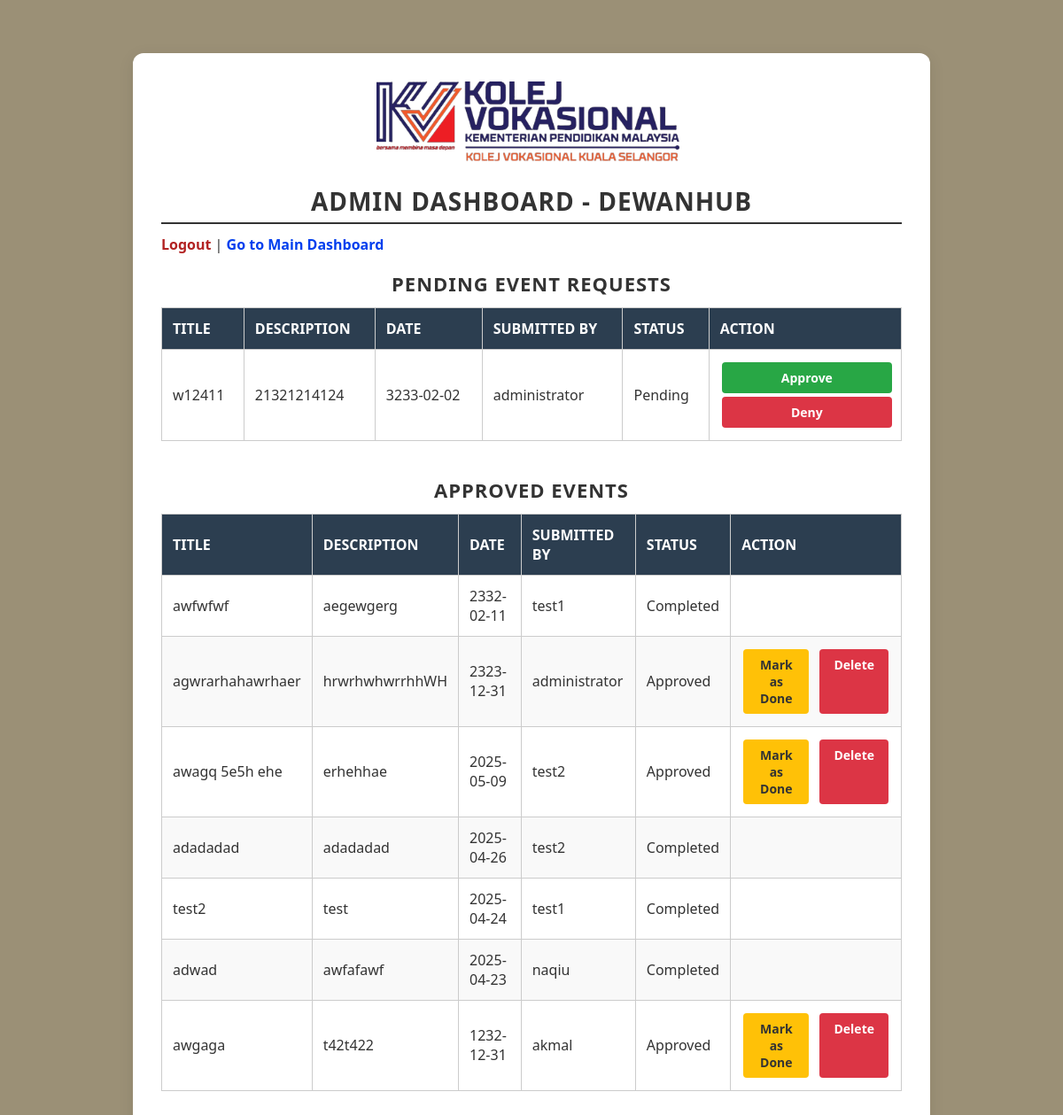
/admin_dashboard.php (signed in), run on the app's committed database.
### tables this page shows
CREATE TABLE `events` (
  `id` int(11) NOT NULL,
  `user_id` int(11) NOT NULL,
  `title` varchar(100) NOT NULL,
  `description` text,
  `event_date` date NOT NULL,
  `status` enum('pending','approved','completed','denied') DEFAULT 'pending',
  `deleted_at` datetime DEFAULT NULL,
  `created_at` timestamp NOT NULL DEFAULT CURRENT_TIMESTAMP
);

CREATE TABLE `users` (
  `id` int(11) NOT NULL,
  `username` varchar(50) NOT NULL,
  `password` varchar(255) NOT NULL,
  `role` varchar(10) NOT NULL DEFAULT 'user',
  `created_at` timestamp NOT NULL DEFAULT CURRENT_TIMESTAMP
);

### admin_dashboard.php (the view, shortened to what this page needs)
<?php
include('config.php');
?>
<!DOCTYPE html>
<html lang="en">
<head>
  <link rel="stylesheet" href="style.css">
  <link rel="stylesheet" href="style_mobile.css" media="only screen and (max-width: 600px)">
  <link rel="stylesheet" href="style_admin.css">
</head>
<body>
<div class="container fade-in">
  <div class="header">
    <img src="banner.png" alt="College Logo" class="logo">
  </div>
  <h2>Admin Dashboard - DewanHub</h2>
  <p>
    <a href="logout.php" class="logout-link">Logout</a> |
    <a href="index.php">Go to Main Dashboard</a>
  </p>
  <h3>Pending Event Requests</h3>
  <table>
    <thead>
      <tr>
        <th>Title</th>
        <th>Description</th>
        <th>Date</th>
        <th>Submitted By</th>
        <th>Status</th>
        <th>Action</th>
      </tr>
    </thead>
    <tbody>
      <?php
      $sqlPending = "SELECT events.*, users.username
                     FROM events
                     JOIN users ON events.user_id = users.id
                     WHERE events.status = 'pending' AND events.deleted_at IS NULL
                     ORDER BY events.event_date DESC";
      $resultPending = mysqli_query($conn, $sqlPending);
      if ($resultPending && mysqli_num_rows($resultPending) > 0) {
          while ($row = mysqli_fetch_assoc($resultPending)) {
              echo "<tr>
                      <td>" . htmlspecialchars($row['title']) . "</td>
                      <td>" . htmlspecialchars($row['description']) . "</td>
                      <td>" . htmlspecialchars($row['event_date']) . "</td>
                      <td>" . htmlspecialchars($row['username']) . "</td>
                      <td>" . htmlspecialchars(ucfirst($row['status'])) . "</td>
                      <td>
                        <a class='btn btn-success' href='approve_event.php?id={$row['id']}'>Approve</a>
                        <a class='btn btn-danger' href='deny_event.php?id={$row['id']}'>Deny</a>
                      </td>
                    </tr>";
          }
      } else {
          echo "<tr><td colspan='6'>No pending events found.</td></tr>";
      }
      ?>
    </tbody>
  </table>
  <h3>Approved Events</h3>
  <table>
    <thead>
      <tr>
        <th>Title</th>
        <th>Description</th>
        <th>Date</th>
        <th>Submitted By</th>
        <th>Status</th>
        <th>Action</th>
      </tr>
    </thead>
    <tbody>
      <?php
      $sqlApproved = "SELECT events.*, users.username
                      FROM events
                      JOIN users ON events.user_id = users.id
                      WHERE events.status IN ('approved', 'completed')
                      AND events.deleted_at IS NULL
                      ORDER BY events.event_date DESC";
      $resultApproved = mysqli_query($conn, $sqlApproved);
      if ($resultApproved && mysqli_num_rows($resultApproved) > 0) {
          while ($row = mysqli_fetch_assoc($resultApproved)) {
              echo "<tr>
                      <td>" . htmlspecialchars($row['title']) . "</td>
                      <td>" . htmlspecialchars($row['description']) . "</td>
                      <td>" . htmlspecialchars($row['event_date']) . "</td>
                      <td>" . htmlspecialchars($row['username']) . "</td>
                      <td>" . htmlspecialchars(ucfirst($row['status'])) . "</td>
                      <td>";
              if ($row['status'] === 'approved') {
                  echo "<div class='btn-group'>
                          <a class='btn btn-warning' href='mark_complete.php?id={$row['id']}'>Mark as Done</a>
                          <a class='btn btn-danger' href='delete_event.php?id={$row['id']}' onclick=\"return confirm('Delete this event?')\">Delete</a>
                        </div>";
              }
              echo "  </td>
                    </tr>";
          }
      } else {
          echo "<tr><td colspan='6'>No approved events found.</td></tr>";
      }
      ?>
    </tbody>
  </table>
</div>
</body>
</html>

### style.css (style rules this page uses)
* { margin: 0; padding: 0; box-sizing: border-box; }
body { font-family: 'Segoe UI', Tahoma, Geneva, Verdana, sans-serif; background-color: #9b9076; color: #333; padding: 20px; margin: 0; font-family: 'Segoe UI', Arial, sans-serif; display: flex; justify-content: center; align-items: flex-start; }
.container { max-width: 900px; margin: 40px auto; background: #fff; padding: 32px 32px 40px 32px; border-radius: 12px; box-shadow: 0 4px 18px rgba(0,0,0,0.08); opacity: 0; }
.fade-in { animation: fadeIn 1s forwards; }
h2, h3 { text-align: center; margin: 18px 0 12px 0; color: #333; text-transform: uppercase; letter-spacing: 1px; }
h2 { font-size: 28px; border-bottom: 2px solid #333; padding-bottom: 5px; }
h3 { font-size: 22px; }
a { color:rgb(0, 63, 238); text-decoration: none; transition: color 0.3s ease; font-weight: 600; }
table { width: 100%; border-collapse: collapse; margin-bottom: 24px; background-color: #ffffff; }
th, td { padding: 10px 6px; font-size: 1em; text-align: left; border: 1px solid #ddd; }
th { background-color: #333; color: #fff; text-transform: uppercase; }
tr:nth-child(even) { background-color: #f9f9f9; }
.btn { display: block; width: 100%; margin: 10px 0; padding: 10px 20px; font-size: 1.1em; text-align: center; text-decoration: none; color: #fff; border-radius: 5px; transition: background-color 0.3s ease, transform 0.2s ease; }
.btn-success { background-color: #333; }
.btn-danger { background-color: #b22222; }
.btn-warning { background-color: #d4af37; color: #333; }
.btn-group { display: flex; flex-direction: row; justify-content: center; gap: 8px; }
.logo { display: block; margin: 0 auto 18px auto; max-width: 320px; height: auto; }
.header { text-align: center; margin-bottom: 12px; }
.logout-link { color: #b22222 !important; font-weight: bold; text-decoration: none; }

### style_mobile.css (style rules this page uses)
.container { width: 95vw; max-width: 420px; margin: 20px auto; padding: 18px 10px 24px 10px; background: #fff; border-radius: 12px; box-shadow: 0 4px 18px rgba(0,0,0,0.08); }
img.logo { display: block; margin: 0 auto 10px auto; max-width: 170px; height: auto; }
.header { text-align: center; margin-bottom: 8px; }
h2, h3 { font-size: 1.1em; margin: 12px 0 8px 0; text-align: center; }
label, input, .message, .btn { font-size: 1em; }
table { display: block; width: 100%; overflow-x: auto; font-size: 0.98em; margin-bottom: 18px; }
th, td { padding: 8px 4px; font-size: 0.98em; text-align: left; min-width: 90px; }
.btn { display: block; width: 100%; margin: 7px 0; font-size: 1em; box-sizing: border-box; }
body { background: #fcf5e6 !important; }
.logout-link { color: #b22222 !important; font-weight: bold; text-decoration: none; }

### style_admin.css (style rules this page uses)
table { width: 100%; margin-bottom: 40px; border-collapse: collapse; }
th, td { border: 1px solid #ccc; padding: 12px; text-align: left; }
th { background: #2c3e50; color: #fff; }
.btn { display: inline-block; padding: 8px 16px; font-size: 14px; text-align: center; text-decoration: none; color: #fff; border-radius: 4px; margin: 2px; transition: background-color 0.3s ease; }
.btn-success { background-color: #28a745; }
.btn-danger { background-color: #dc3545; }
.btn-warning { background-color: #ffc107; color: #333; }
.logo { display: block; margin: 0 auto; max-width: 350px; height: auto; }
.header { text-align: center; margin-bottom: 20px; }

### data on the page
events: title "w12411", description "21321214124", event_date "3233-02-02", user.username "administrator", status "Pending"
events: title "awfwfwf", description "aegewgerg", event_date "2332-02-11", user.username "test1", status "Completed"
events: title "agwrarhahawrhaer", description "hrwrhwhwrrhhWH", event_date "2323-12-31", user.username "administrator", status "Approved"
events: title "awagq 5e5h ehe", description "erhehhae", event_date "2025-05-09", user.username "test2", status "Approved"
events: title "adadadad", description "adadadad", event_date "2025-04-26", user.username "test2", status "Completed"
events: title "test2", description "test", event_date "2025-04-24", user.username "test1", status "Completed"
events: title "adwad", description "awfafawf", event_date "2025-04-23", user.username "naqiu", status "Completed"
events: title "awgaga", description "t42t422", event_date "1232-12-31", user.username "akmal", status "Approved"
